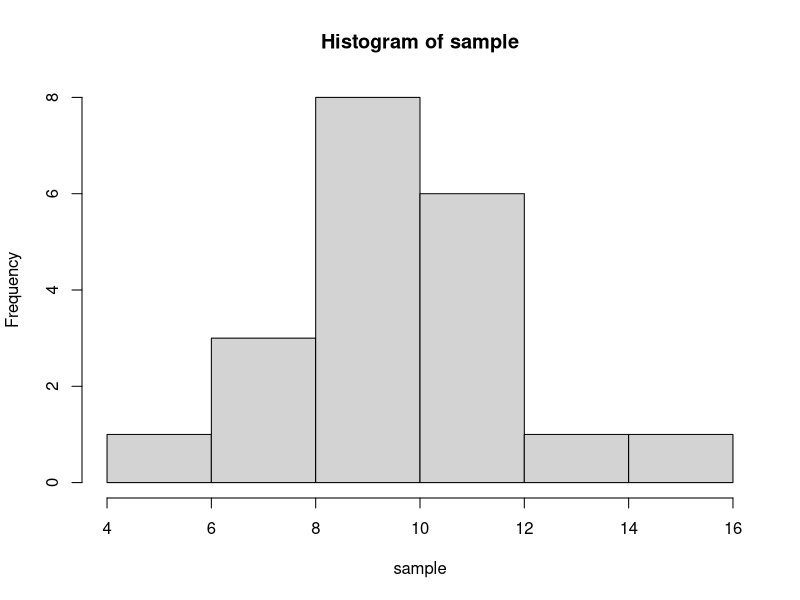
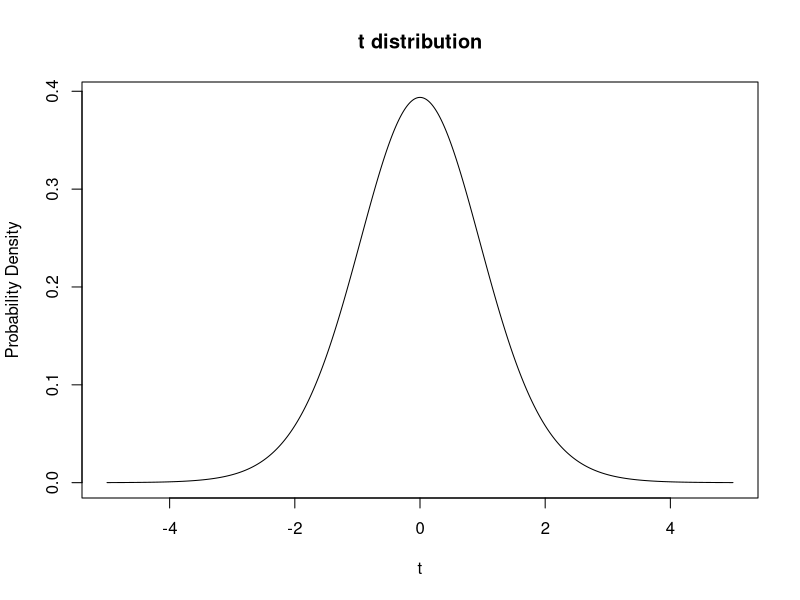
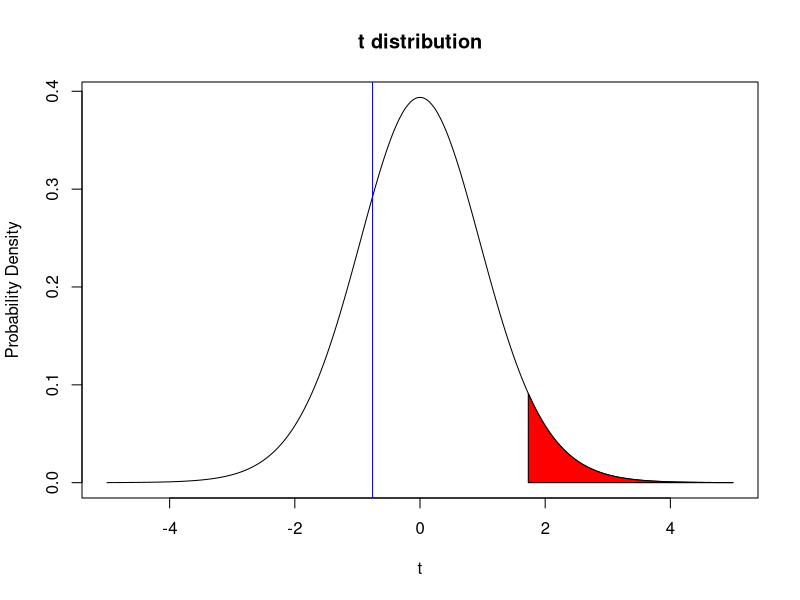
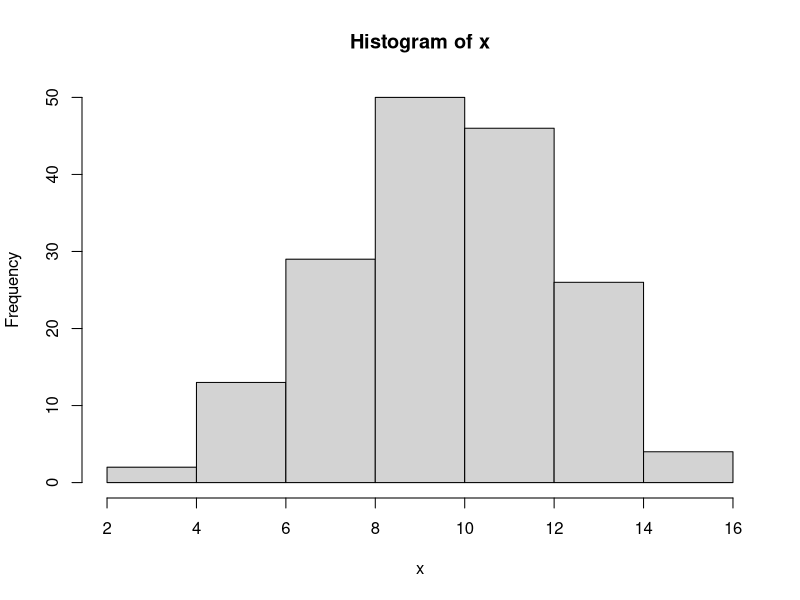
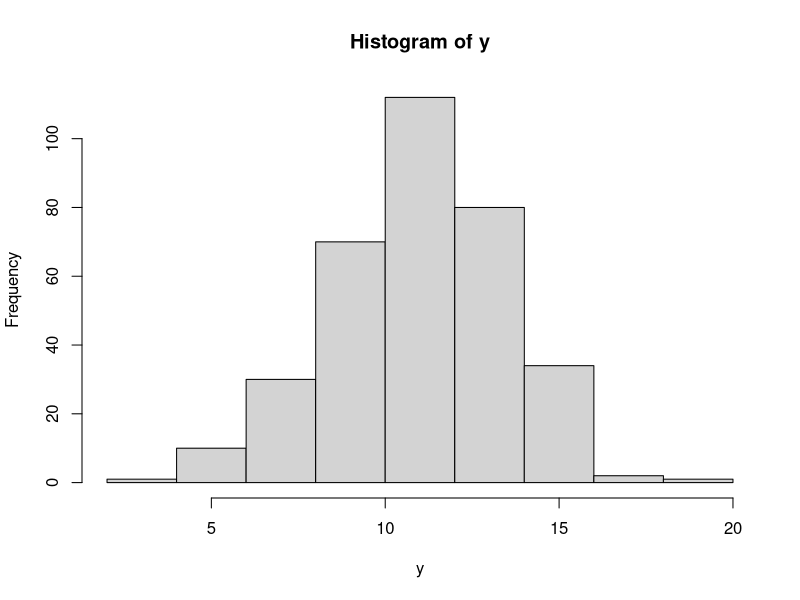
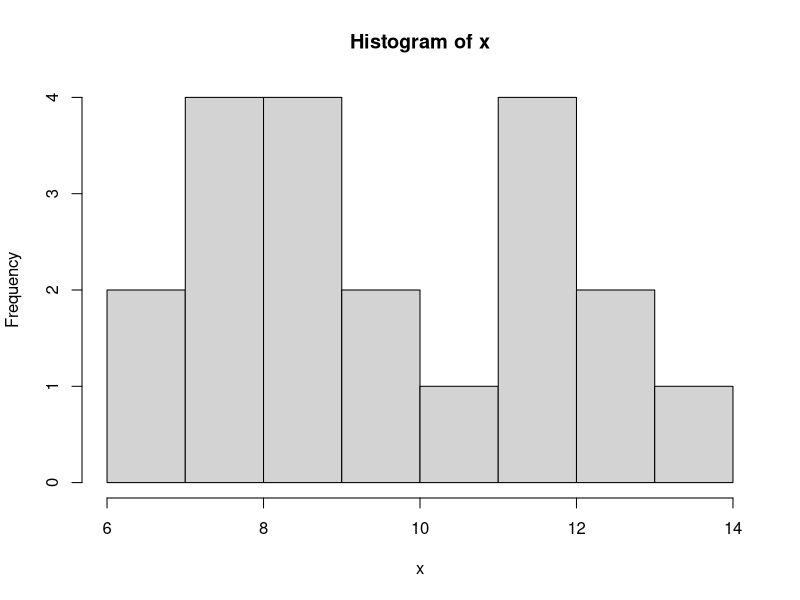
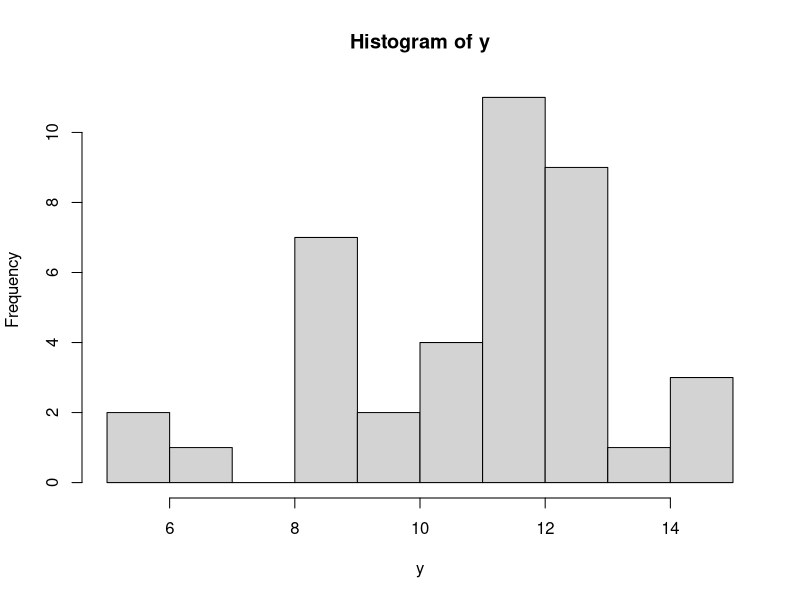
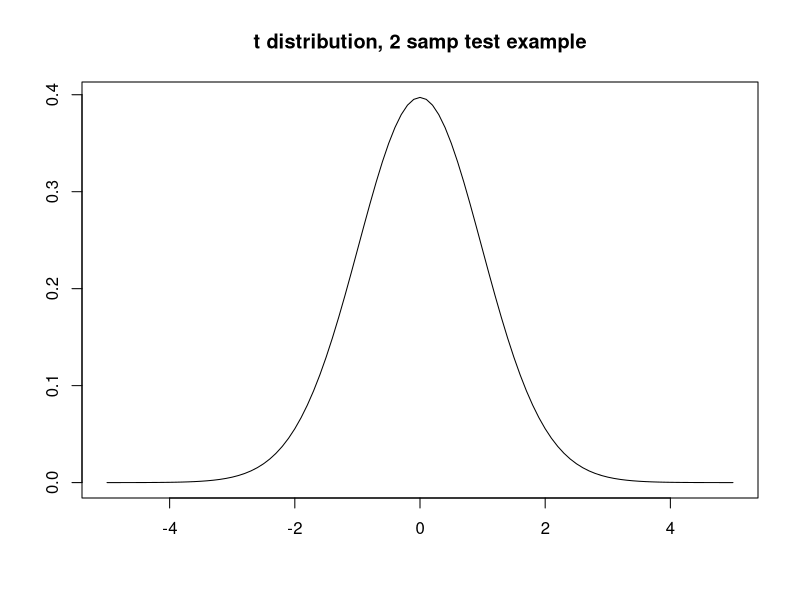

Generate these figures, in order, with R:
## ---- chunk 1
# First set the sample size we are going to use when we draw our sample. Let's do a sample size of 20 and
# call the variable n
n = 20

# Create a sample to use via the rnorm command. Call this variable "sample".
# Give it a mean of 10 and a standard deviation of 2.5
# plot it in a histogram using hist()
sample = rnorm(n, mean = 10, sd = 2.5)

hist(sample)

# Quickly remake the t distribution, by copying the code we used last time. 
x = seq(-5,5,by = 0.001)
tdistr = dt(x,n-1)
plot(x,tdistr,type = "l",main = "t distribution",xlab = "t",ylab = "Probability Density")

# what's our t value and where is it on the distribution?  What do you predict for the result of
# the test?
obs_t = (mean(sample)-10)/(sd(sample)/sqrt(length(sample)))
plot(x,tdistr,type = "l",main = "t distribution",xlab = "t",ylab = "Probability Density") + polygon(c(x[x >= 1.73], max(x), 1.73), c(tdistr[x >= 1.73], 0, 0), col = "red")+ abline(v=obs_t, col="blue")
# R's t-test function is called t.test. run help(t.test) to get a feel for the function.

# do the t.test:
# remember, the mean of our null is 10 and we want to do a right, one-sided test (greater than).
t.test(sample,mu = 10,alternative="g")

# There are a lot of outputs, but for our purposes we want to focus on 
# the p-value. 
## ---- chunk 2
N_iter = 20000
h_out = 0
alpha = 0.05
for (i in 1:N_iter){
  x = rnorm(n, mean = 10, sd = 2.5)
  p=t.test(x,mu = 10,alternative = "g")[["p.value"]]
  if (p < alpha){
  h_out = h_out+1
  }
  }
# So what's the rate of type I error?

h_out/N_iter

# It should be close to our significance level!  If H0 is true and we
# reject the Null we are out in the tail of distribution by chance.  And
# alpha is the probability of that!
## ---- chunk 3
# First make 2 large samples using rnorm again. let's say 200 and 400 samples each. 
# Call the variables x and y.The mean of x will be 10 and the mean of y will be 11. 
# Set the standard deviation to 2.5 
x = rnorm(170, mean = 10, sd = 2.5)
y = rnorm(340, mean = 11, sd = 2.5)

# Look at them using hist().

hist(x)
hist(y)

# Very cute, but let's reduce the number of data points to make this a
# little more messy, I mean realistic. Let's do sample sizes of x = 20 and y = 40 (same sd).

x = rnorm(20, mean = 10, sd = 2.5)
y = rnorm(40, mean = 11, sd = 2.5)

# Look at them using hist().

hist(x)
hist(y)
## ---- chunk 4
# Here I made the variances equal. In practice if we are using a two
# sample t test and allowing ourselves to assume equal variances then we
# compute what is called the pooled standard deviation. 

sp = ((length(x)-1)*sd(x)^2+(length(y)-1)*sd(y)^2)/(length(x)+length(y)-2)
sp = sqrt(sp)

# Then we need to think about our H0 for a moment.

# Let's say our H0 is that the population means are equal.ie mean(x)=mean(y).
# So we can calculate our t statistic as follows:
  
obs_t = (mean(x)-mean(y))/sqrt((sp^2)/length(x)+(sp^2)/length(y))

# Now we need to think about our Ha.  Let's say we thought it might be the
# case that mean(x) < mean(y), That means our t stat would be out there in the left
# tail of the distribution.  Think about an extreme case where we would feel confident
# in saying mean(x) < mean(y).  Imagine mean(x) was 0 and
# mean(y) was 1000.  If the samples were large and xbar ~mean(x) and ybar ~mean(y) then
# tstat would be large and negative! This means to the left.

# Ok so what does our t distribution look like?  Where does our observed
# value of t land?  What does that imply for our testing?

tdistr = dt(seq(-5,5,by = .1),length(x)+length(y)-2)
plot(seq(-5,5,by=.1),tdistr,type = "l",main = "t distribution, 2 samp test example",xlab = "",ylab = "")

# Ok now use the t.test to perform a two-sample t-test. We do not need to set mu, instead we need to 
# input both samples into t.test(). We also need to specify that the variances of our samples are 
# equal and that we want a "left" or "lesser" one-sided t-test. 
t.test(x,y,var.equal=TRUE, alternative = "l")

# Do the results of the t-test confirm your suspicions?
s = seq(-5,5,by=.1)
crit = abs(qt(p = 0.05, df = length(x)+length(y)-2))
plot(s,tdistr,type = "l",main = "t distribution, 2 samp test example",xlab = "",ylab = "") + polygon(c(s[s <= -crit], -crit, -crit), c(tdistr[s <= -crit], 0, 0), col = "red") + abline(v=obs_t, col="blue")

# Note the test can also be done without assuming the variances are equal

# In this case the t stat is a bit easier to calculate.  
# No pooled sd. However this test is less accurate than 
# a test made with the assumption of equal variances.
t.test(x,y,var.equal=FALSE, alternative = "l")

# Due to this approximation the test stat is only approximately t
# distributed so you only get approximately alpha significance.
## ---- chunk 5
# Ok we need two samples again. Let's call them x and y again. 
# Set both sample sizes to 200. Set the mean of one of x to 10 and the mean of y to 11. 
# Standard deviation for both is 2.5

x = rnorm(n, mean = 10, sd = 2.5)
y = rnorm(n, mean = 11, sd = 2.5)

# Ok, so what are our diffs? does the order matter? In this case our HA is that mean(x)<mean(y), so we 
# are going to calculate the diffs as x-y with our expectation being that there will be a negative 
# difference if the null is false. 
  
the_diffs=x-y

# What's our H0?  Let's say it is that the means are equal again.

# What's our t stat?

obs_t = mean(the_diffs)/(sd(the_diffs)/sqrt(length(the_diffs)))

# What does our t distribution look like? Where is our observed t value?
# What's the likely outcome of our test?

tdistr = dt(seq(-5,5,by=.1),length(the_diffs)-1)
plot(seq(-5,5,by=.1),tdistr,type = "l",main = "t distribution, paired test example",xlab = "",ylab = "")

crit = abs(qt(p = 0.05, df = length(the_diffs)-1))
plot(seq(-5,5,by=.1),tdistr,type = "l",main = "t distribution, paired test example",xlab = "",ylab = "") + polygon(c(s[s <= -crit], -crit, -5), c(tdistr[s <= -crit], 0, 0), col = "red") + abline(v=obs_t, col="blue")

# What's our Ha?  Let's say that it is mean(x)<mean(y), so we need to look at a
# rejection region in the left tail of the distribution.
# Ok, do the test. It's t.test again but this time we are going to specify that they are paired. 

t.test(x,y,paired = TRUE, alternative = "l")
## ---- chunk 6
# Here I made the variances equal. In practice if we are using a two
# sample t test and allowing ourselves to assume equal variances then we
# compute what is called the pooled standard deviation. 

sp = ((length(x)-1)*sd(x)^2+(length(y)-1)*sd(y)^2)/(length(x)+length(y)-2)
sp = sqrt(sp)

# Then we need to think about our H0 for a moment.

# Let's say our H0 is that the population means are equal.ie mean(x)=mean(y).
# So we can calculate our t statistic as follows:
  
obs_t = (mean(x)-mean(y))/sqrt((sp^2)/length(x)+(sp^2)/length(y))

# Now we need to think about our Ha.  Let's say we thought it might be the
# case that mean(x) < mean(y), That means our t stat would be out there in the left
# tail of the distribution.  Think about an extreme case where we would feel confident
# in saying mean(x) < mean(y).  Imagine mean(x) was 0 and
# mean(y) was 1000.  If the samples were large and xbar ~mean(x) and ybar ~mean(y) then
# tstat would be large and negative! This means to the left.

# Ok so what does our t distribution look like?  Where does our observed
# value of t land?  What does that imply for our testing?

tdistr = dt(seq(-5,5,by = .1),length(x)+length(y)-2)
plot(seq(-5,5,by=.1),tdistr,type = "l",main = "t distribution, 2 samp test example",xlab = "",ylab = "")

# Ok now use the t.test to perform a two-sample t-test. We do not need to set mu, instead we need to 
# input both samples into t.test(). We also need to specify that the variances of our samples are 
# equal and that we want a "left" or "lesser" one-sided t-test. 
t.test(x,y,var.equal=TRUE, alternative = "l")

# Do the results of the t-test confirm your suspicions?

# Note the test can also be done without assuming the variances are equal

# In this case the t stat is a bit easier to calculate.  
# No pooled sd. However this test is less accurate than 
# a test made with the assumption of equal variances.
t.test(x,y,var.equal=FALSE, alternative = "l")

# Due to this approximation the test stat is only approximately t
# distributed so you only get approximately alpha significance.
